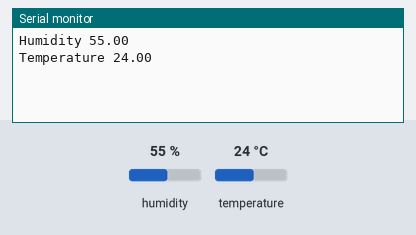
Simulated run of this sketch. Board: Arduino Uno, built with avr-gcc and run on an emulated ATmega328P. Parts: the last lines printed to the serial monitor. Inputs (shaded band) come from the test bench; at power-on: humidity 55 %, temperature 24 °C.

Above: at 2.7 s.
2.8 s: humidity set to 22 %
At 6.9 s:
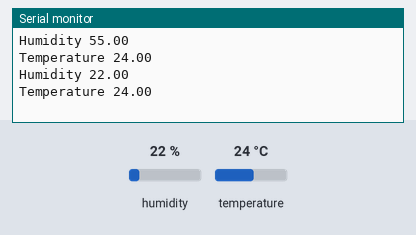
8.8 s: temperature set to 12 °C
At 12.8 s:
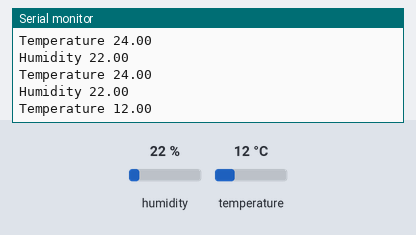
14.8 s: humidity set to 40 %
At 17.5 s:
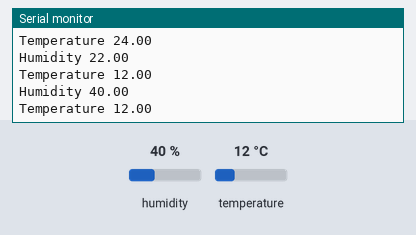
Timing chart, 0 to 19.0 s (numbered marks = the images above; inputs shaded):
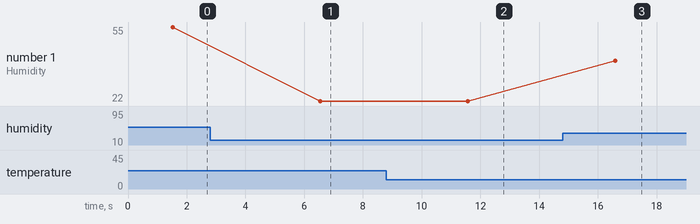

Measured:
- after the input at 2.8 s, the serial monitor: prints a new line after 3.7 s (image 1)
- after the input at 8.8 s, the serial monitor: prints a new line after 2.8 s (image 2)
- after the input at 14.8 s, the serial monitor: prints a new line after 1.8 s (image 3)
- plotted number 1: 55 → 22 after the input at 2.8 s, 22 → 40 after the input at 14.8 s

The sketch:

TempTest_01.ino
```cpp
#include "dht.h"
#define dht_apin A0
dht DHT;

void setup() {
  Serial.begin(9600);
  delay(500);
  delay(1000);


}

void loop() {
  DHT.read11(dht_apin);
  Serial.print("Humidity ");
  Serial.println(DHT.humidity);
  Serial.print("Temperature ");
  Serial.println(DHT.temperature);
  delay(5000);
}
```
